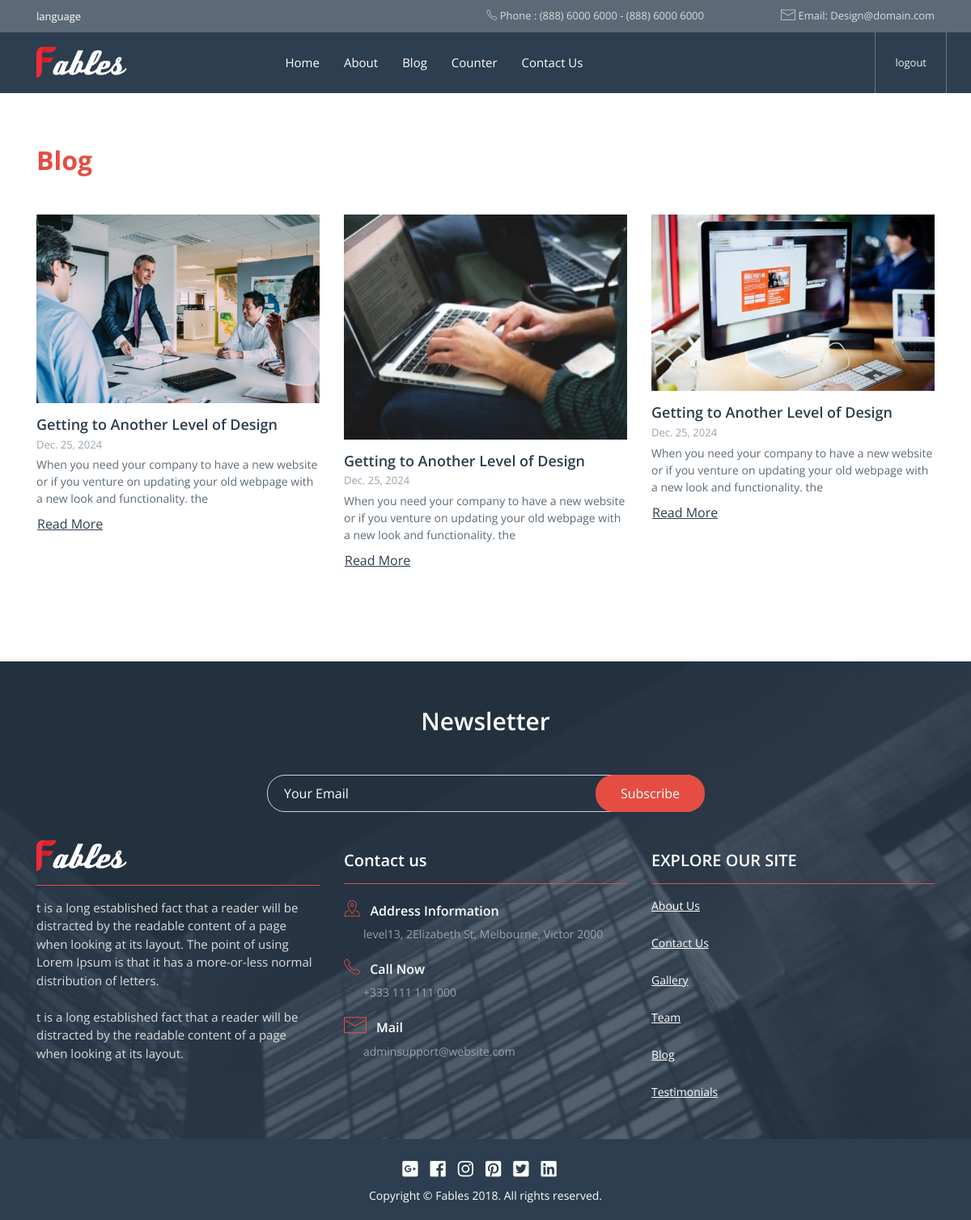
Page /blog/ (signed in) on the committed database.
### core/models.py (models this page shows, shortened)
class Blog(models.Model):
    title = models.CharField(max_length=100)
    description = models.TextField()
    date = models.DateField(auto_now=True)
    img = models.ImageField(upload_to='picture')

### core/views.py (the view)
# urls.py: path('blog/', blog, name='blog'),
@login_required(login_url='login')
def blog(request):
    blog = Blog.objects.all()
    context = {
        'blog': blog
    }
    return render(request, 'core/blog.html', context)

### core/templates/core/blog.html
{% extends "core/base.html"%}
{% load static %}
{% block content %}
<div class="container py-4 py-lg-5">
    <div class="fables-blog my-3">
       <h2 class="fables-second-text-color mb-4 mb-lg-5 font-weight-bold">Blog</h2>
       <div class="row">
           {% for B in blog %}
           <div class="col-12 col-md-4 mb-4 mb-lg-5">
                  <a href="{% url 'blog_detail' B.id %}"><img src="{{B.img.url}}" alt="" class="w-100"></a>
                  <h2 class="font-18 semi-font font-18  mt-3"><a href="#" class="fables-main-text-color fables-second-hover-color">Getting to Another Level of Design</a></h2>
                  <p class="fables-fifth-text-color font-13 my-1">{{B.date}}</p>
                  <p class="fables-forth-text-color font-14">
                        {{B.description}}
                  </p>
                  <a href="{% url 'blog_detail' B.id %}" class="btn fables-main-text-color fables-second-hover-color p-0 underline mt-2">Read More</a>
            </div>
           {% endfor %}
       </div>
    </div>
</div>
{% endblock content %}

### core/templates/core/base.html (shortened to what this page needs)
{% load static %}
<!DOCTYPE html>
<html lang="en">
<head>
    <link href="{% static 'assets/vendor/animate.css-master/animate.min.css' %}" rel="stylesheet">
    <link href="{% static 'assets/vendor/loadscreen/css/spinkit.css' %}" rel="stylesheet">
    <link href="{% static 'assets/vendor/fontawesome/css/fontawesome-all.min.css' %}" rel="stylesheet">
    <link href="{% static 'assets/custom/css/fables-icons.css' %}" rel="stylesheet">
    <link href="{% static 'assets/vendor/bootstrap/css/bootstrap.min.css' %}" rel="stylesheet">
    <link href="{% static 'assets/vendor/bootstrap/css/bootstrap-4-navbar.css' %}" rel="stylesheet">
    <link href="{% static 'assets/vendor/portfolio-filter-gallery/portfolio-filter-gallery.css' %}" rel="stylesheet">
    <link href="{% static 'assets/vendor/video-background/video-background.css' %}" rel="stylesheet">
    <link href="{% static 'assets/vendor/fancybox-master/jquery.fancybox.min.css' %}" rel="stylesheet">
    <link href="{% static 'assets/vendor/range-slider/range-slider.css' %}" rel="stylesheet">
    <link href="{% static 'assets/vendor/owlcarousel/owl.carousel.min.css' %}" rel="stylesheet">
    <link href="{% static 'assets/vendor/owlcarousel/owl.theme.default.min.css' %}" rel="stylesheet">
    <link href="{% static 'assets/custom/css/custom.css' %}" rel="stylesheet">
    <link href="{% static 'assets/custom/css/custom-responsive.css' %}" rel="stylesheet">
</head>
<body>
<div class="fables-forth-background-color fables-top-header-signin">
    <div class="container">
        <div class="row" id="top-row">
            <div class="col-12 col-sm-2 col-lg-5">
                <div class="dropdown">
                  <button class="btn btn-secondary dropdown-toggle border-0 bg-transparent font-13 lang-dropdown-btn pl-0" type="button" id="dropdownLangButton" data-toggle="dropdown" aria-haspopup="true" aria-expanded="false">
                   language
                  </button>
                </div>
            </div>
            <div class="col-12 col-sm-5 col-lg-4 text-right">
                <p class="fables-third-text-color font-13"><span class="fables-iconphone"></span> Phone :  (888) 6000 6000 - (888) 6000 6000</p>
            </div>
            <div class="col-12 col-sm-5 col-lg-3 text-right">
                <p class="fables-third-text-color font-13"><span class="fables-iconemail"></span> Email: Design@domain.com</p>
            </div>
        </div>
    </div>
</div>
<div class="fables-navigation fables-main-background-color py-3 py-lg-0">
    <div class="container">
               <div class="row">
                   <div class="col-12 col-md-10 col-lg-9 pr-md-0">
                       <nav class="navbar navbar-expand-md btco-hover-menu py-lg-2">
                            <a class="navbar-brand pl-0" href="{% url 'home' %}"><img src="{% static 'assets/custom/images/fables-logo.png' %}" alt="Fables Template" class="fables-logo"></a>
                            <div class="collapse navbar-collapse" id="fablesNavDropdown">
                                <ul class="navbar-nav mx-auto fables-nav">
                                        <a class="nav-link " href="{% url 'home' %}" id="sub-nav1" >
                                            Home
                                        </a>
                                        <a class="nav-link " href="{% url 'about' %}" id="sub-nav3"  >
                                            About
                                        </a>
                                        <a class="nav-link " href="{% url 'blog' %}" id="sub-nav5" >
                                            Blog
                                        </a>
                                        <a class="nav-link " href="{% url 'counter' %}" id="sub-nav6" >
                                            counter
                                        </a>
                                    <a class="nav-link " href="{% url 'contact' %}" id="sub-nav7"  >
                                            Contact Us
                                    </a>
                                </ul>
                    </div>
                </nav>
                   </div>
                   <div class="col-12 col-md-2 col-lg-3 pr-md-0 icons-header-mobile">
                    <div class="fables-header-icons">
                        {% if user.is_authenticated %}
                         <a href="{% url 'logout'%}" class="fables-third-text-color fables-second-hover-color font-13 top-header-link px-3 px-md-2 px-lg-4 max-line-height"><span> logout </span></a>
                        {% endif %}
                    </div>
                   </div>
               </div>
    </div>
</div>
{% block content %}
{% endblock content %}
<div class="fables-footer-image fables-after-overlay white-color py-4 py-lg-5 bg-rules">
    <div class="container">
        <div class="row">
            <div class="col-12 col-md-8 offset-md-2 col-lg-6 offset-lg-3 mt-2 mb-5 text-center">
                <h2 class="font-30 semi-font mb-5">Newsletter</h2>
                <form class="form-inline position-relative">
                  <div class="form-group fables-subscribe-formgroup">
                    <input type="email" class="form-control fables-subscribe-input fables-btn-rouned" placeholder="Your Email">
                  </div>
                  <button type="submit" class="btn fables-second-background-color fables-btn-rouned fables-subscribe-btn">Subscribe</button>
                </form>
            </div>
            <div class="col-12 col-lg-4 mb-4 mb-lg-0">
                <a href="#" class="fables-second-border-color border-bottom pb-3 d-block mb-3 mt-minus-13"><img src="{% static 'assets/custom/images/fables-logo.png' %}" alt="fables template"></a>
                <p class="font-15 fables-third-text-color">
                    t is a long established fact that a reader will be distracted by the readable content of a page when looking at its layout. The point of using Lorem Ipsum is that it has a more-or-less normal distribution of letters.
                    <br><br>
                    t is a long established fact that a reader will be distracted by the readable content of a page when looking at its layout.
                </p>
            </div>
            <div class="col-12 col-sm-6 col-lg-4">
                <h2 class="font-20 semi-font fables-second-border-color border-bottom pb-3">Contact us</h2>
               <div class="my-3">
                    <h4 class="font-16 semi-font"><span class="fables-iconmap-icon fables-second-text-color pr-2 font-20 mt-1 d-inline-block"></span> Address Information</h4>
                    <p class="font-14 fables-fifth-text-color mt-2 ml-4">level13, 2Elizabeth St, Melbourne, Victor 2000</p>
                </div>
                <div class="my-3">
                    <h4 class="font-16 semi-font"><span class="fables-iconphone fables-second-text-color pr-2 font-20 mt-1 d-inline-block"></span> Call Now </h4>
                    <p class="font-14 fables-fifth-text-color mt-2 ml-4">+333 111 111 000</p>
                </div>
                <div class="my-3">
                    <h4 class="font-16 semi-font"><span class="fables-iconemail fables-second-text-color pr-2 font-20 mt-1 d-inline-block"></span> Mail </h4>
                    <p class="font-14 fables-fifth-text-color mt-2 ml-4">adminsupport@website.com</p>
                </div>
            </div>
            <div class="col-12 col-sm-6 col-lg-4">
                <h2 class="font-20 semi-font fables-second-border-color border-bottom pb-3 mb-3">EXPLORE OUR SITE</h2>
                <ul class="nav fables-footer-links">
                    <li><a href="about1.html">About Us</a></li>
                    <li><a href="contactus1.html">Contact Us</a></li>
                    <li><a href="gallery.html">Gallery</a></li>
                    <li><a href="team.html">Team</a></li>
                    <li><a href="blog.html">Blog</a></li>
                    <li><a href="testimonials.html">Testimonials</a></li>
                </ul>
            </div>
        </div>
        </div>
</div>
<div class="copyright fables-main-background-color mt-0 border-0 white-color">
        <ul class="nav fables-footer-social-links just-center fables-light-footer-links">
            <li><a href="#" target="_blank"><i class="fab fa-google-plus-square"></i></a></li>
            <li><a href="#" target="_blank"><i class="fab fa-facebook"></i></a></li>
            <li><a href="#" target="_blank"><i class="fab fa-instagram"></i></a></li>
            <li><a href="#" target="_blank"><i class="fab fa-pinterest-square"></i></a></li>
            <li><a href="#" target="_blank"><i class="fab fa-twitter-square"></i></a></li>
            <li><a href="#" target="_blank"><i class="fab fa-linkedin"></i></a></li>
        </ul>
        <p class="mb-0">Copyright © Fables 2018. All rights reserved.</p>
</div>
</body>
</html>

### static/assets/custom/css/custom.css (style rules this page uses)
body { font-family: 'Open Sans', sans-serif; }
.dropdown-toggle::after { display: none; }
.max-line-height { line-height: 75px; }
.fables-after-overlay { position: relative; }
.fables-after-overlay::after { content: ""; position: absolute; top: 0; left: 0; right: 0; bottom: 0; background-color: rgba(44,62,79,.8); }
.fables-top-header-signin { height: 40px; line-height: 38px; }
.top-header-link { border-right-width: 1px; border-left-width: 1px; border-right-color: rgba(255, 255, 255, 0.3); border-left-color: rgba(255, 255, 255, 0.3); border-right-style: solid; border-left-style: solid; color: #eee !important; float: right; }
.fables-btn-rouned { border-radius: 22px; }
.fables-light-footer-links { margin-top: 0 !important; margin-bottom: 6px; }
.form-group { position: relative; margin-bottom: 20px; }
.white-color { color: #fff; }
.fables-footer-social-links a { color: inherit; display: block; margin-right: 15px; font-size: 22px; }
.fables-footer-links li { width: 100%; }
.fables-footer-links li a { color: inherit; font-size: 14px; }
.fables-footer-links li a:before { content: "- "; }
.copyright { text-align: center; font-weight: 400; font-size: 14px; padding: 20px 0; }
.copyright p { color:inherit; }
.fables-footer-image { background-image: url(../images/footer-back.jpg); background-repeat: no-repeat; background-size: cover; }
.fables-footer-image .container { position: relative; z-index: 1; }
.fables-footer-links li a { font-weight: 400; font-size: 14px; text-decoration: underline; margin-bottom: 25px; display: block; }
.fables-footer-links li:last-child a { margin-bottom: 0; }
.fables-footer-image .fables-footer-links li a:before { display: none; }
.fables-subscribe-input { width: 100% !important; background-color: transparent; padding: 10px 20px; color: #fff !important; transition: all ease-in-out .3s; -o-transition: all ease-in-out .3s; -webkit-transition: all ease-in-out .3s; -moz-transition: all ease-in-out .3s; }
.fables-subscribe-formgroup { width: 100%; }
.fables-subscribe-btn { padding: 10px 30px; position: absolute; right: -1px; top:0; color: #fff; }
.fables-subscribe-input::placeholder { color: #fff !important; }
.mt-minus-13 { margin-top: -13px; }
.bg-rules { background-position: center top; background-attachment: fixed; background-repeat: no-repeat; background-size: cover; }
.semi-font { font-weight: 600; }
h1,h2,h3,h4,h5,h6,p { margin: 0; }
.font-13 { font-size: 13px; }
.font-14 { font-size: 14px; }
.font-15 { font-size: 15px; }
.font-16 { font-size: 16px; }
.font-18 { font-size: 18px; }
.font-20 { font-size: 20px; }
.font-30 { font-size: 30px; }
.underline { text-decoration: underline; }
.just-center { justify-content: center; }
.fables-main-background-color ,.fables-main-before a::before , .fables-main-before a::after ,.fables-main-active.active , .fables-main-dots .owl-dot.active span ,.fables-main-hover-background-color:hover { background-color: #2C3E4F !important; }
.fables-main-text-color { color: #2C3E4F ; }
.fables-second-background-color ,.fables-second-before::before , .fables-second-before::after ,.fables-second-hover-background-color:hover ,.fables-second-active.active , .fables-second-dots .owl-dot.active span { background-color: #E54D42 !important; transition: all ease-in-out .3s; }
.fables-second-text-color { color: #E54D42 ; }
.fables-second-border-color { border-color: #E54D42 !important; }
.fables-third-text-color { color: #DDDDDD; }
.fables-forth-background-color ,.fables-forth-before a::before, .fables-forth-after::after , .fables-forth-hover-backround-color:hover { background-color: #5C6A77 !important; }
.fables-forth-text-color { color: #5C6A77; }
.fables-fifth-text-color { color: #99A2AA; }
ul { list-style: none; padding: 0; margin: 0; }

### rows in the picture
Blog: img (picture), date "Dec. 25, 2024", description "When you need your company to have a new website or if you venture on updating your old webpage with a new look and functionality. the"
Blog: img (picture), date "Dec. 25, 2024", description "When you need your company to have a new website or if you venture on updating your old webpage with a new look and functionality. the"
Blog: img (picture), date "Dec. 25, 2024", description "When you need your company to have a new website or if you venture on updating your old webpage with a new look and functionality. the"
